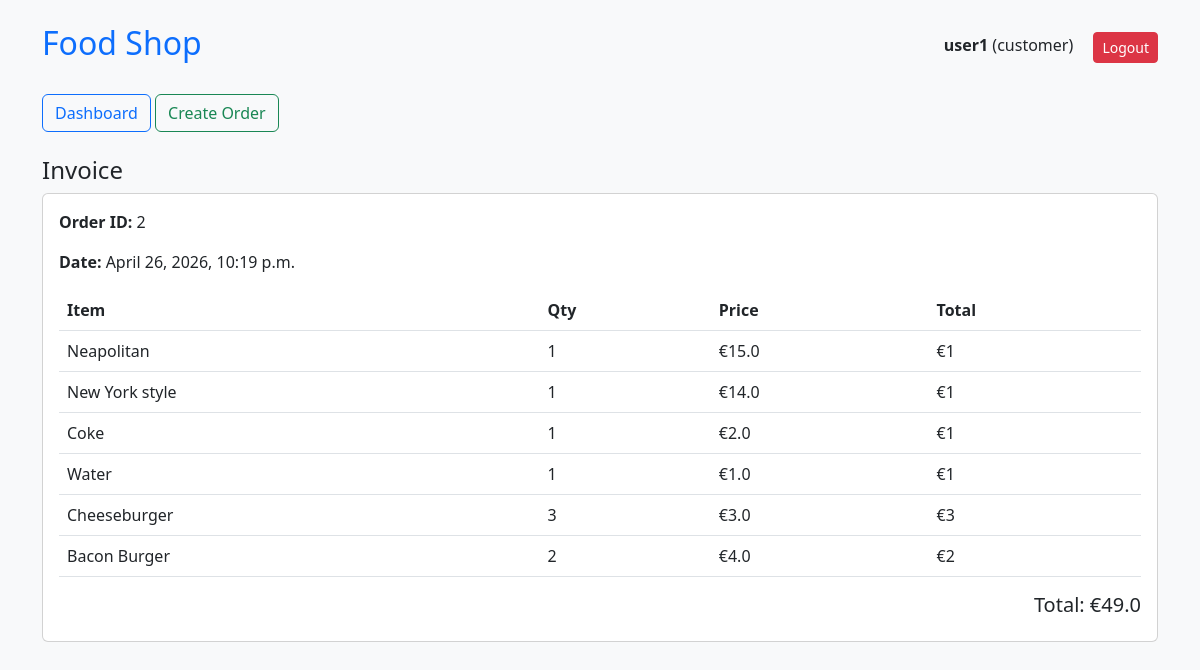
/invoice/2/ (signed in), run on the app's committed database.
### core/models.py (models this page shows, shortened)
class User(AbstractUser):
    ROLE_CHOICES = (
        ('customer', 'Customer'),
        ('staff', 'Staff'),
        ('manager', 'Manager'),
    )
    role = models.CharField(max_length=10, choices=ROLE_CHOICES)

class Invoice(models.Model):
    order = models.OneToOneField(Order, on_delete=models.CASCADE)
    total_amount = models.FloatField()
    created_at = models.DateTimeField(auto_now_add=True)

class Order(models.Model):
    STATUS_CHOICES = [
        ('Pending', 'Pending'),
        ('Preparing', 'Preparing'),
        ('Ready', 'Ready'),
        ('Delivered', 'Delivered'),
    ]
    customer = models.ForeignKey(User, on_delete=models.CASCADE)
    status = models.CharField(max_length=20, choices=STATUS_CHOICES, default="Pending")
    created_at = models.DateTimeField(auto_now_add=True)

class InvoiceItem(models.Model):
    invoice = models.ForeignKey(Invoice, on_delete=models.CASCADE)
    food_item = models.ForeignKey(FoodItem, on_delete=models.CASCADE)
    quantity = models.IntegerField()
    price = models.FloatField()

class FoodItem(models.Model):
    name = models.CharField(max_length=100)
    price = models.FloatField()
    category = models.ForeignKey(Category, on_delete=models.CASCADE)

### core/views.py (the view, shortened to what this page needs)
# urls.py: path('invoice/<int:order_id>/', views.create_invoice),
@login_required
def create_invoice(request, order_id):
    order = get_object_or_404(Order, id=order_id)
    invoice, created = Invoice.objects.get_or_create(
        order=order,
        defaults={'total_amount': 0}
    )
    return render(request, 'invoice.html', {'invoice': invoice})

### core/templates/invoice.html
{% extends 'base.html' %}
{% block content %}
<h4>Invoice</h4>
<div class="card p-3">
    <p><b>Order ID:</b> {{invoice.order.id}}</p>
    <p><b>Date:</b> {{invoice.created_at}}</p>
    <table class="table">
        <thead>
            <tr>
                <th>Item</th>
                <th>Qty</th>
                <th>Price</th>
                <th>Total</th>
            </tr>
        </thead>
        <tbody>
        {% for item in invoice.invoiceitem_set.all %}
            <tr>
                <td>{{item.food_item.name}}</td>
                <td>{{item.quantity}}</td>
                <td>€{{item.price}}</td>
                <td>€{{item.quantity|floatformat:2|add:"0"|floatformat}} </td>
            </tr>
        {% endfor %}
        </tbody>
    </table>
    <h5 class="text-end">Total: €{{invoice.total_amount}}</h5>
</div>
{% endblock %}

### core/templates/base.html (shortened to what this page needs)
<!DOCTYPE html>
<html>
<head>
    <link href="https://cdn.jsdelivr.net/npm/bootstrap@5.3.0/dist/css/bootstrap.min.css" rel="stylesheet">
</head>
<body class="bg-light">
<div class="container mt-4">
    <div class="d-flex justify-content-between align-items-center mb-4">
        <h2 class="text-primary">Food Shop</h2>
        <div>
            <span class="me-3">
                <b>{{request.user.username}}</b> ({{request.user.role}})
            </span>
            <a href="/logout/" class="btn btn-danger btn-sm">Logout</a>
        </div>
    </div>
    <div class="mb-4">
        <a href="/" class="btn btn-outline-primary">Dashboard</a>
        {% if request.user.role == "customer" %}
            <a href="/order/" class="btn btn-outline-success">Create Order</a>
        {% endif %}
    </div>
    {% block content %}{% endblock %}
</div>
</body>
</html>

### data on the page
User: user.username "user1", user.role "customer"
Invoice: order.id "2", created_at "April 26, 2026, 10:19 p.m.", total_amount "49.0"
InvoiceItem: food_item.name "Neapolitan", quantity "1", price "15.0", quantity|add "1"
InvoiceItem: food_item.name "New York style", quantity "1", price "14.0", quantity|add "1"
InvoiceItem: food_item.name "Coke", quantity "1", price "2.0", quantity|add "1"
InvoiceItem: food_item.name "Water", quantity "1", price "1.0", quantity|add "1"
InvoiceItem: food_item.name "Cheeseburger", quantity "3", price "3.0", quantity|add "3"
InvoiceItem: food_item.name "Bacon Burger", quantity "2", price "4.0", quantity|add "2"
